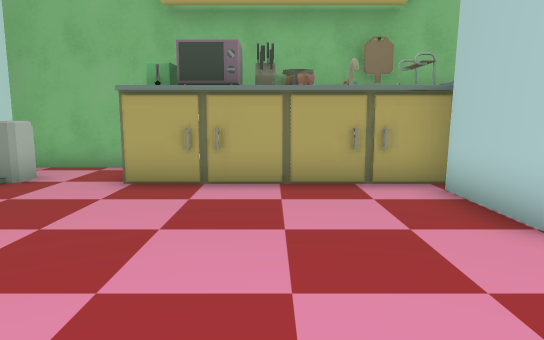
view 1 (above)

18 first-person views from a walk through a Unity game level. The camera is 1.2 m above the floor, tilts 8° down and sees 70° across. The floor is counted in squares, 1 m on a side. Each view is taken from the middle of a square. On the plan, view 1 faces up. The plan holds only what a view shows up to about 15 squares ahead; the rest is blank. The place goes on beyond the plan.

view 2
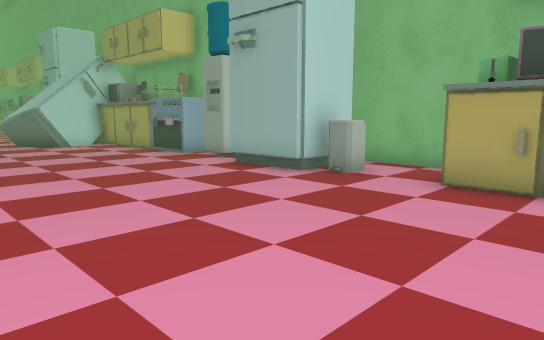

view 3
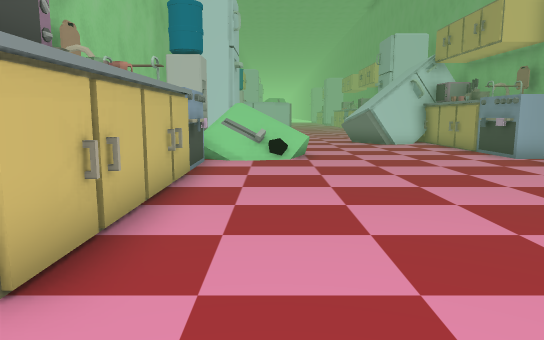

view 4
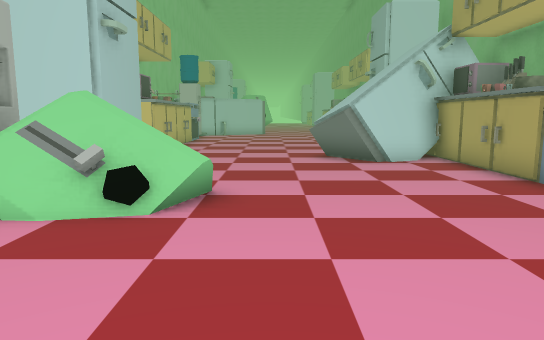

view 5
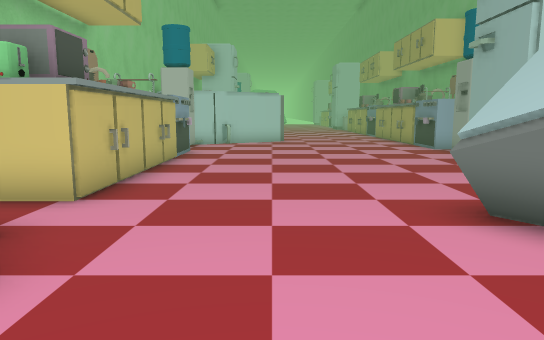

view 6
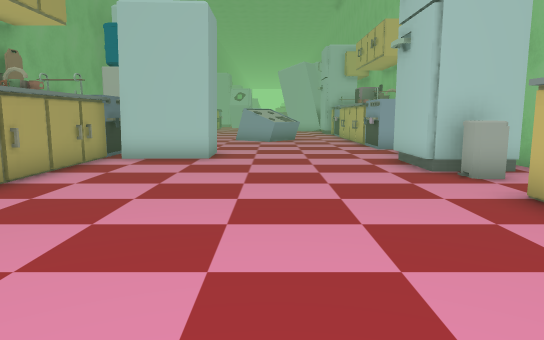

view 7
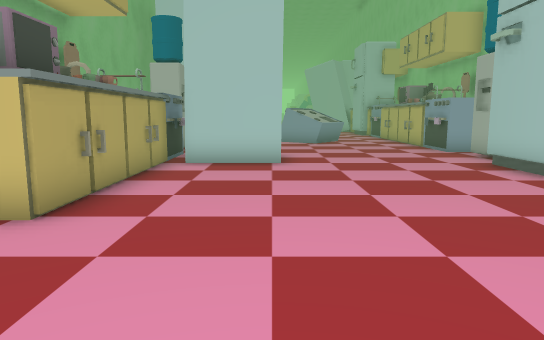

view 8
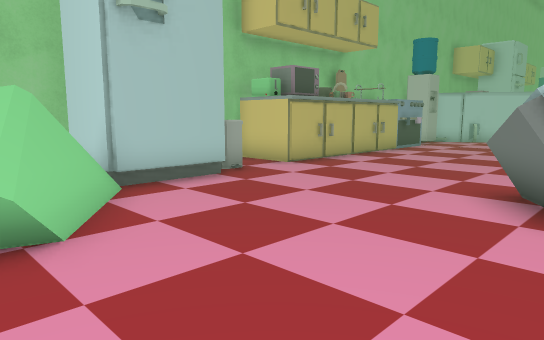

view 9
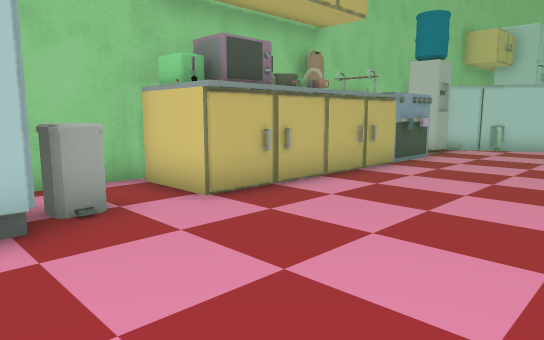

view 10
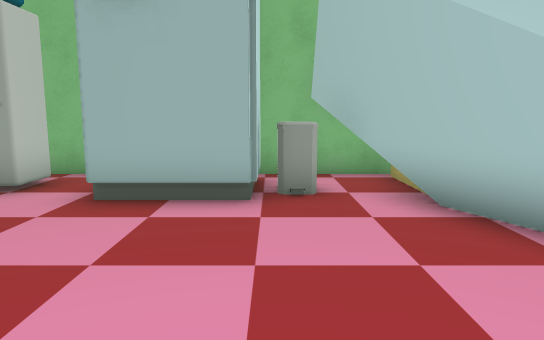

view 11
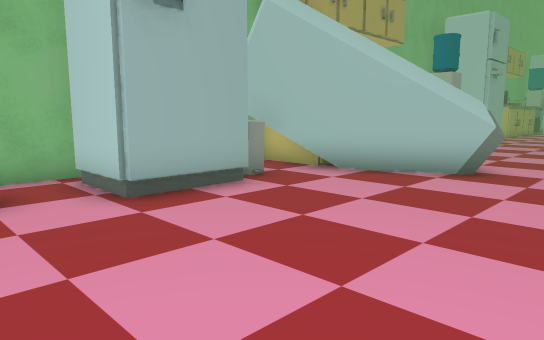

view 12
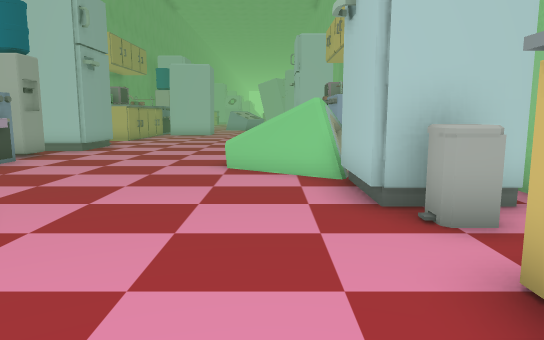

view 13
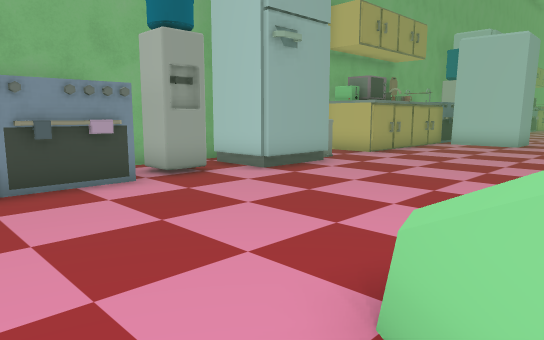

view 14
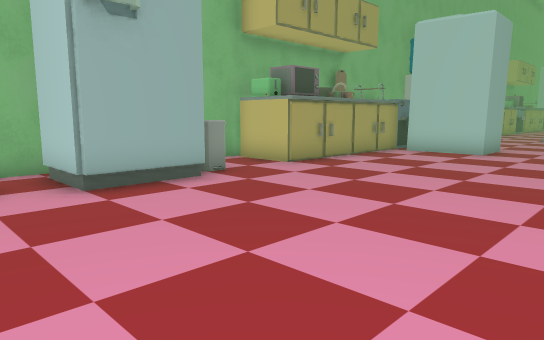

view 15
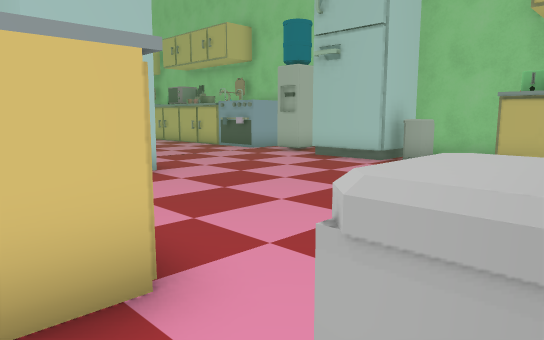

view 16
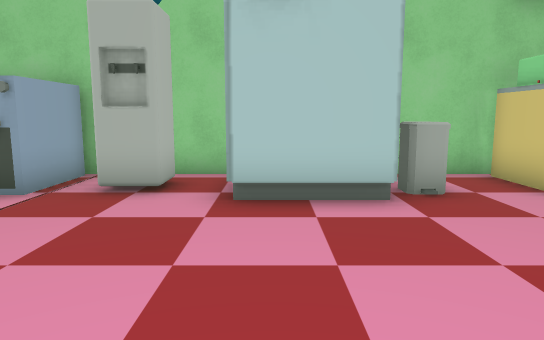

view 17
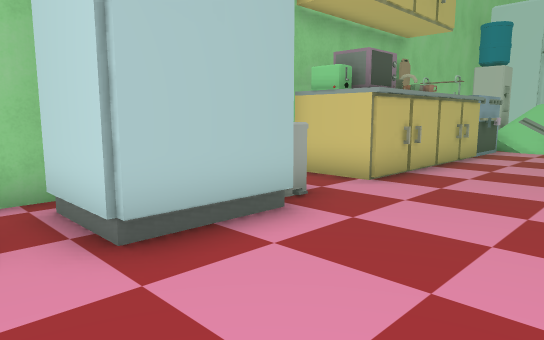

view 18
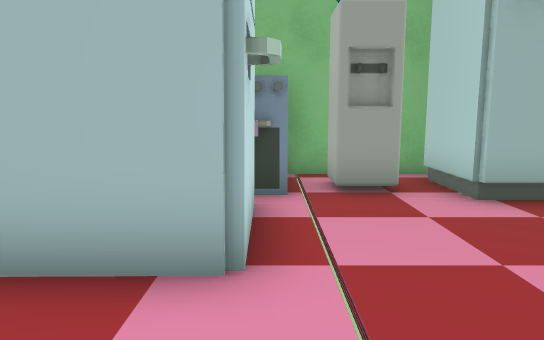

### Floor plan
Points are (right, up) in squares from view 1. A wall is a line through its corners. A room is listed if a view was taken in it or the views show most of it. See-through windows are left out.
Room 1 (views 1, 2, 3, 4, 5, 6, 7, 8, 9, 10, 11, 12, 13, 14, 15, 16, 17, 18)
walls: (-10.2, -1.7) (-2.4, -1.7) (-2.4, -3.8); (-12.3, -2) (-11.3, -2); (-10.8, 6.7) (-17.3, 6.7) (-16, 4) (-17, 3.3); (-9, 7) (-10, 7); (-8.9, 7) (-9.9, 6.9); (-9.1, 7.2) (-10, 7.2); (-15.9, 4.4) (-17.6, 3.2); (-17.8, 3.1) (-20.3, 8.3); (-16.9, -2.5) (-16.9, -1.7) (-16.4, -1.7); (-2.8, -4) (4, -4); (-2.2, 9) (-9.8, 9); (-18.8, -4) (-13.1, -4); (-19, 9) (-21.2, 9); (3.7, -2) (4.7, -2); (3.7, -2.2) (4.6, -2.2); (3.7, -3) (3.7, -2) (4.6, -1.9); (-23.4, 9) (-25.6, 9); (-25, 7) (-26, 7); (5.2, 6.7) (-2.6, 6.7) (-2.6, 8.8); (-25, 8) (-25, 7) (-25.9, 6.9); (5.8, -1.7) (8.2, -1.7); (-26.2, -1.7) (-18.4, -1.7) (-18.4, -3.8); (-26.8, 6.7) (-28.2, 6.7); (6.9, 7.2) (6, 7.2); (7, 7) (6, 6.9); (7, 7) (6, 7); (-28.3, -2) (-27.3, -2); (8.2, 9) (5.9, 9); (-29.5, -1.3) (-28.9, -2.3)
low walls: (-12.6, -1.5) (-13.3, -1.2) (-12.9, -0.7); (-13.5, -1.2) (-11.9, 1.1) (-11.5, 0.9); (-17, 6.7) (-16, 4.6) (-17.7, 3.4) (-19.5, 7.2)
objects: fridge (-23, 7) to (-21, 8); other object (-20, -3) to (-19, -3); fridge (-16, -3) to (-14, -2); fridge (-8, 7) to (-5, 8); other object (-4, -3) to (-3, -3); other object (-2, 8) to (-1, 8); fridge (0, -3) to (2, -2); fridge (3, 4) to (5, 6); fridge (8, 6) to (8, 8)

Where each view was taken, in squares from view 1:
view 1: 0 up, 0 right, facing up
view 2: 0 up, 0 right, facing up-left
view 3: 0 up, 0 right, facing left
view 4: 2 up, 6 left, facing left
view 5: 1 up, 13 left, facing left
view 6: 2 up, 8 left, facing right
view 7: 4 up, 7 left, facing right
view 8: 5 up, 11 left, facing down-left
view 9: 3 up, 15 left, facing down-left
view 10: 1 up, 21 left, facing up
view 11: 1 up, 26 left, facing up-right
view 12: 0 up, 21 left, facing right
view 13: 0 up, 14 left, facing up-right
view 14: 0 up, 10 left, facing up-right
view 15: 8 up, 5 left, facing down-right
view 16: 4 up, 2 right, facing down
view 17: 2 up, 4 right, facing down-left
view 18: 1 up, 5 right, facing up
